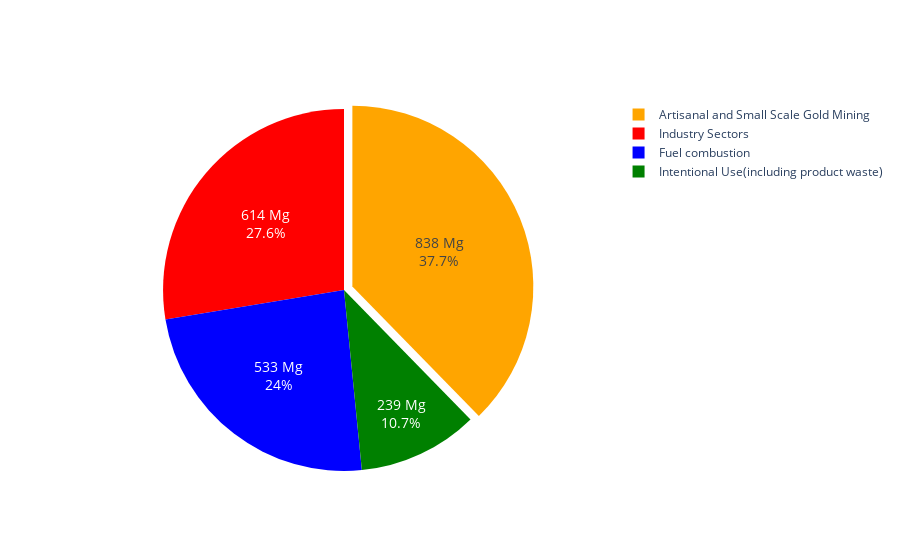

Write notebook code for a chart like this one.
### Code cell
import plotly.graph_objects as go

labels = list(df_emission_sectors[:4]['Emission Sectors'])
values = list(df_emission_sectors[:4]['Emissions Amount,t'])
colors=[ "blue", "red", "green","orange"]
ind_names=['533 Mg', '614 Mg', '239 Mg', '838 Mg']

# Use `hole` to create a donut-like pie chart
fig = go.Figure(data=[go.Pie(  labels=labels, values=values,text=ind_names, textinfo='text+percent',pull=[0, 0, 0, 0.05],marker_colors=colors)])
fig.update_traces(hoverinfo='label+percent', textfont_size=14,
                  marker=dict(colors=colors))
name='07-24-22_gma2018_hg-emissions_by-industry.pdf'
savepath='/home/tzd/fs03/d1/tzd/Data_analysis/MIT_TPP_thesis/figures/'+name
# fig.savefig(savepath,bbox_inches='tight')
fig.write_image(savepath)
fig.show()

### Figure 1 — Plotly figure (JSON) as saved in the notebook; plotly's stock layout.template omitted (floating-point values rounded to 4 significant figures)
{"data": [{"hoverinfo": "label+percent", "labels": ["Fuel combustion", "Industry Sectors", "Intentional Use(including product waste)", "Artisanal and Small Scale Gold Mining"], "marker": {"colors": ["blue", "red", "green", "orange"]}, "pull": [0, 0, 0, 0.05], "text": ["533 Mg", "614 Mg", "239 Mg", "838 Mg"], "textfont": {"size": 14}, "textinfo": "text+percent", "type": "pie", "values": [533, 614, 239, 838]}], "layout": {}}
